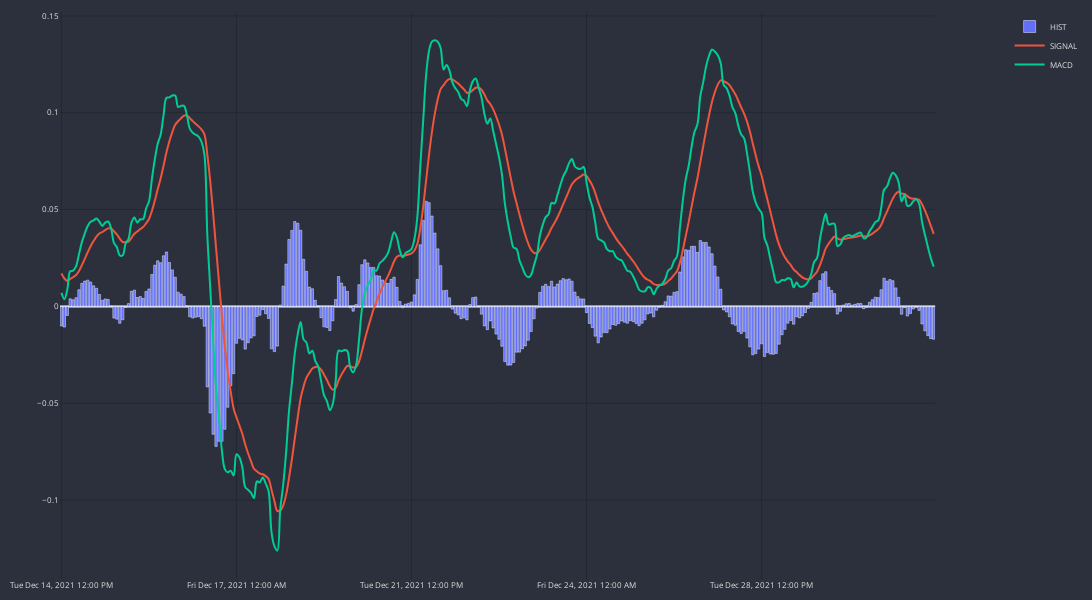

Write notebook code for a chart like this one.
### Code cell
cp = CandlePlot(dfp, candles=False)
cp.fig.add_trace(go.Bar(
    x=cp.df_plot.sTime,
    y=cp.df_plot.HIST,
    name="HIST"
))
cp.show_plot(line_traces=['SIGNAL','MACD'], sec_traces=[])

### Figure 1 — Plotly figure (JSON) as saved in the notebook; plotly's stock layout.template omitted (floating-point values rounded to 4 significant figures; data arrays with more than 128 entries replaced by an {"elided": "..."} marker saying what was removed)
{"data": [{"name": "HIST", "type": "bar", "x": {"elided": "300 str values"}, "y": {"elided": "300 float values"}}, {"line": {"shape": "spline", "width": 2}, "name": "SIGNAL", "type": "scatter", "x": {"elided": "300 str values"}, "xaxis": "x", "y": {"elided": "300 float values"}, "yaxis": "y"}, {"line": {"shape": "spline", "width": 2}, "name": "MACD", "type": "scatter", "x": {"elided": "300 str values"}, "xaxis": "x", "y": {"elided": "300 float values"}, "yaxis": "y"}], "layout": {"font": {"color": "#e1e1e1", "size": 8}, "height": 600, "margin": {"b": 10, "l": 10, "r": 10, "t": 10}, "paper_bgcolor": "#2c303c", "plot_bgcolor": "#2c303c", "width": 1100, "xaxis": {"anchor": "y", "domain": [0, 0.94], "gridcolor": "#1f292f", "nticks": 5, "rangeslider": {"visible": false}}, "yaxis": {"anchor": "x", "domain": [0, 1], "gridcolor": "#1f292f"}, "yaxis2": {"anchor": "x", "gridcolor": "#1f292f", "overlaying": "y", "side": "right"}}}
